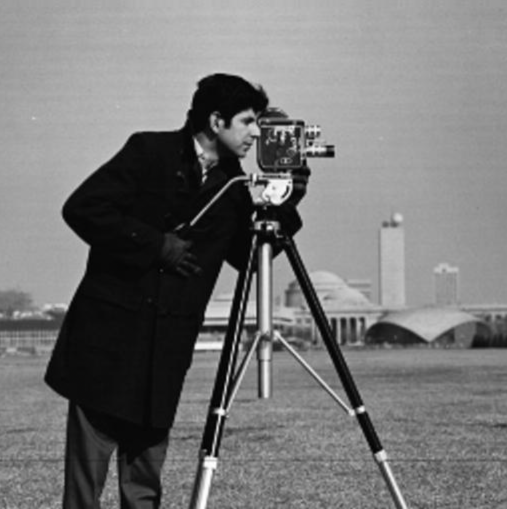
#> input picture Lab4/cameraman.png, 1014 x 1018 px (shown at 1/2 size)
$ jupyter execute 'Lab4_Intensity_Transformations_&Filtering_Spatial_Domain_solved.ipynb'
#> lines starting #> are read from the running program, lines starting #| are printed output that depends on the picture; after the words box and inside, x2 and y2 are one past the last pixel; in counts of white or black regions, pixels touching at a corner belong together
# Intensity Transformations & Filtering Spatial Domain

## Thresholding

[cell 1]
import cv2
import numpy as np
import matplotlib.pyplot as plt

# Load the provided image in grayscale
img = cv2.imread(
    "cameraman.png",
    cv2.IMREAD_GRAYSCALE
)
#> img: shape (1018, 1014); min 0, max 255, mean 117.7

if img is None:
    raise FileNotFoundError(
        "cameraman.png was not found. Place it beside the notebook."
    )

threshold_values = [0, 50, 100, 150, 200]

plt.figure(figsize=(15, 3))

for i, threshold_value in enumerate(threshold_values):
    ret_thresh_value, thresh_img = cv2.threshold(
        img,
        threshold_value,
        255,
        cv2.THRESH_BINARY
    )

    plt.subplot(1, 5, i + 1)
    plt.imshow(thresh_img, cmap="gray")
    plt.title(f"Threshold = {threshold_value}")
    plt.axis("off")
#> this loop made 5 passes
#> ret_thresh_value on passes 1 to 5: 0, 50, 100, 150, 200
#> pass 1, `ret_thresh_value, thresh_img = cv2.threshold( img, threshold_value, 25..`:
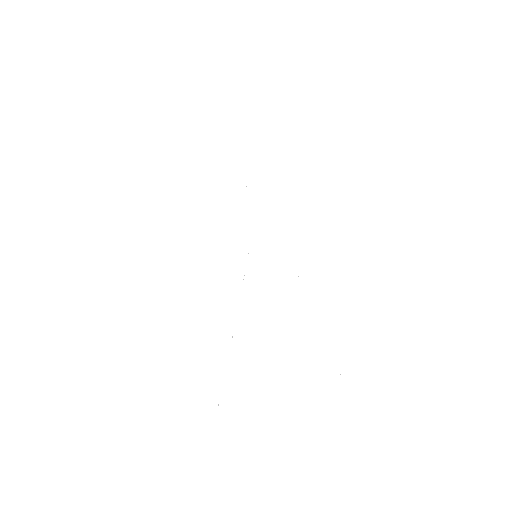
#> thresh_img: shape (1018, 1014) (shown at 1/2 size); 100% white; black in thin lines or dots, all inside (x1, y1, x2, y2) = (437, 373, 682, 811)

plt.tight_layout()
plt.show()

[cell 2]
plt.figure(figsize=(5, 5))
plt.imshow(img, cmap="gray")
plt.title("Original Image")
plt.axis("off")
plt.show()

## Histograms

[cell 3]
# Task#2: Histogram Processing

# Step#1: Load necessary libraries
import matplotlib
import matplotlib.pyplot as plt
import numpy as np

from skimage import data
from skimage import exposure

# Step#2: Load moon image
img = data.moon()
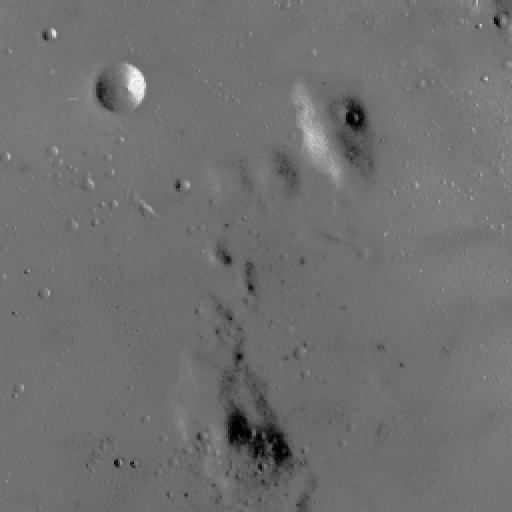
#> input picture skimage.data.moon(), 512 x 512 px
#> img is the input picture: shape (512, 512); min 0, max 255, mean 112.2

# Step#3: Rescale intensity values to include all the intensities that fall within the 2nd and 98th percentiles
# Contrast stretching
p2, p98 = np.percentile(img, (2, 98))
#> p2 = 78; p98 = 129
img_rescale = exposure.rescale_intensity(img, in_range=(p2, p98))
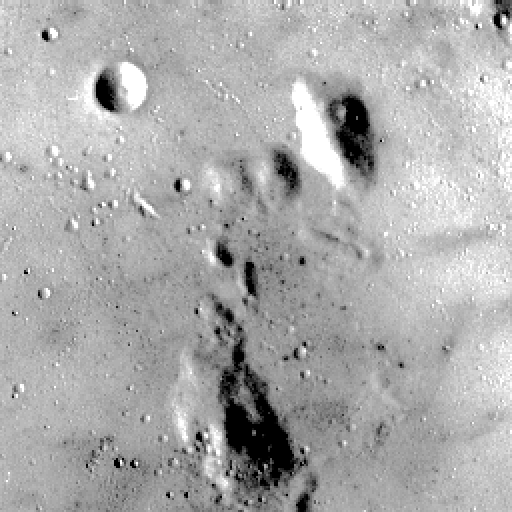
#> img_rescale: shape (512, 512); min 0, max 255, mean 171.5

# Step#4: Display the image with its histogram of (step#2)  and (step#3)
fig = plt.figure(figsize=(8, 5))
fig.add_subplot(2, 1, 1)
plt.imshow(img, cmap = 'gray')
plt.axis('off')
plt.title('Original image')

fig.add_subplot(2, 1, 2)
plt.hist(img.flat, bins = 256, range=(0, 255))
plt.xlabel('gray level values')
plt.ylabel('Number of pixels')
plt.show()
#> figure, not shown here; panel 2: tallest bar 23296 high, from x = 114.6 to 115.5

fig = plt.figure(figsize=(8, 5))
fig.add_subplot(2, 1, 1)
plt.imshow(img_rescale, cmap = 'gray')
plt.axis('off')
plt.title('Contrast stretch')

fig.add_subplot(2, 1, 2)
plt.hist(img_rescale.flat, bins = 256, range=(0, 255))
plt.xlabel('gray level values')
plt.ylabel('Number of pixels')
plt.show()
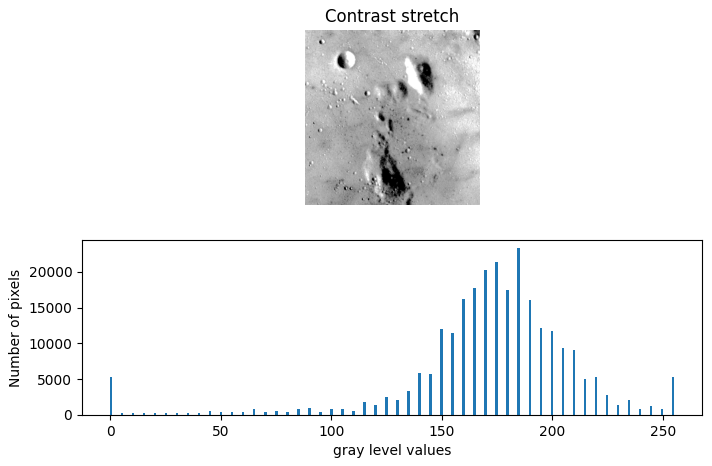
#> figure drawn by matplotlib, 2 panels; panel 2: tallest bar 23296 high, from x = 184.3 to 185.3

# Tasks:

Task1: Using the same ‘moon image’ Rescale intensity values to include all the intensities that fall within the 3nd and 80th percentiles, and plot the histogram

Task2: Using the same ‘moon image’ and the exposure.equalize_hist function, display the image and the histogram of the image after flattening the histogram.

Task3: Use the rocket (as reference) and chelsea images (from skimage.data) and implement histogram matching

[cell 4]
# Task 1: Contrast stretching using 3rd and 80th percentiles

moon_image = data.moon()

p3, p80 = np.percentile(moon_image, (3, 80))
#> p3 = 87; p80 = 118

moon_rescaled = exposure.rescale_intensity(
    moon_image,
    in_range=(p3, p80)
)
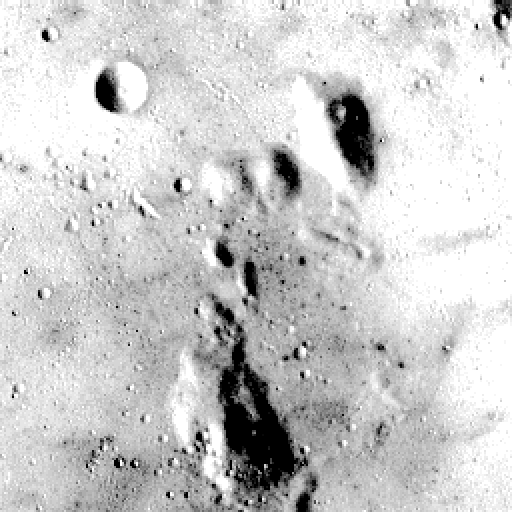
#> moon_rescaled: shape (512, 512); min 0, max 255, mean 203.7

print("3rd percentile:", p3)
#| 3rd percentile: 87.0
print("80th percentile:", p80)
#| 80th percentile: 118.0

plt.figure(figsize=(12, 4))

plt.subplot(1, 2, 1)
plt.imshow(moon_rescaled, cmap="gray")
plt.title("Contrast Stretch: 3rd–80th Percentile")
plt.axis("off")

plt.subplot(1, 2, 2)
plt.hist(
    moon_rescaled.ravel(),
    bins=256,
    range=(0, 255),
    color="black"
)
plt.title("Histogram After Contrast Stretching")
plt.xlabel("Gray Level")
plt.ylabel("Number of Pixels")

plt.tight_layout()
plt.show()
#> figure, not shown here; panel 2: tallest bar 55088 high, from x = 254 to 255

Rescaling the image using the 3rd and 80th percentiles expands the selected intensity range and improves the image contrast.

[cell 5]
# Task 2: Histogram equalization

moon_equalized = exposure.equalize_hist(moon_image)
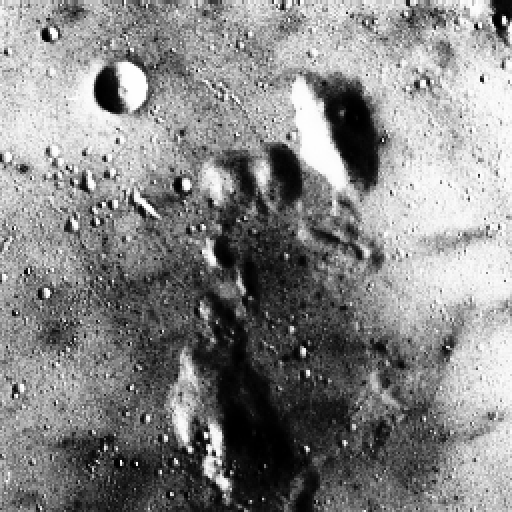
#> moon_equalized: shape (512, 512) float64; min 0.000916, max 1, mean 0.525

plt.figure(figsize=(12, 8))

# Original image
plt.subplot(2, 2, 1)
plt.imshow(moon_image, cmap="gray")
plt.title("Original Moon Image")
plt.axis("off")

# Original histogram
plt.subplot(2, 2, 2)
plt.hist(
    moon_image.ravel(),
    bins=256,
    range=(0, 255),
    color="black"
)
plt.title("Original Histogram")
plt.xlabel("Gray Level")
plt.ylabel("Number of Pixels")

# Equalized image
plt.subplot(2, 2, 3)
plt.imshow(moon_equalized, cmap="gray")
plt.title("Histogram Equalized Image")
plt.axis("off")

# Equalized histogram
plt.subplot(2, 2, 4)
plt.hist(
    moon_equalized.ravel(),
    bins=256,
    range=(0, 1),
    color="black"
)
plt.title("Equalized Histogram")
plt.xlabel("Normalized Gray Level")
plt.ylabel("Number of Pixels")

plt.tight_layout()
plt.show()
#> figure, not shown here; panel 2: tallest bar 23296 high, from x = 114.6 to 115.5; panel 4: tallest bar 23296 high, from x = 0.68 to 0.684

Histogram equalization redistributes the intensity values over a wider range, producing a flatter histogram and enhancing the image contrast.

[cell 6]
# Task 3: Histogram matching

source_image = data.chelsea()
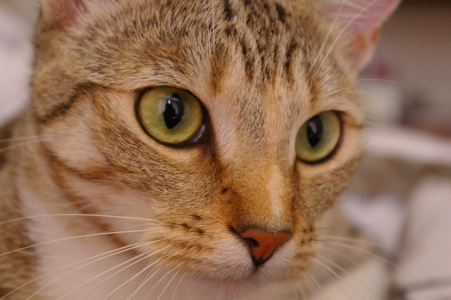
#> input picture skimage.data.chelsea(), 451 x 300 px
#> source_image is the input picture: shape (300, 451, 3); mean R, G, B 147.7, 111.4, 86.8
reference_image = data.rocket()
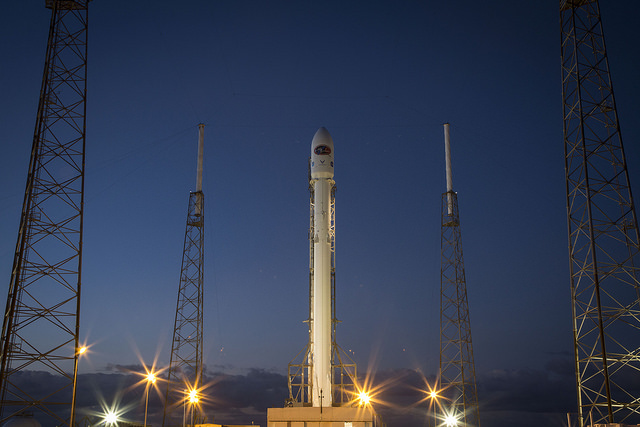
#> input picture skimage.data.rocket(), 640 x 427 px
#> reference_image is the input picture: shape (427, 640, 3); mean R, G, B 52.3, 61.3, 82.3

matched_image = exposure.match_histograms(
    source_image,
    reference_image,
    channel_axis=-1
)
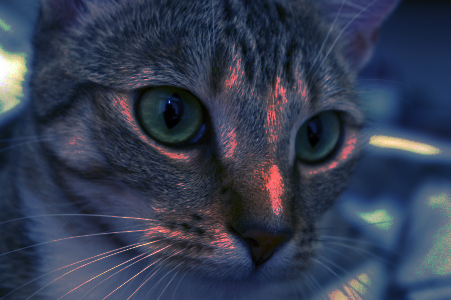
#> matched_image: shape (300, 451, 3); mean R, G, B 52.1, 60.8, 81.7

matched_image = np.clip(
    matched_image,
    0,
    255
).astype(np.uint8)

fig, axes = plt.subplots(2, 3, figsize=(15, 9))

# Images
axes[0, 0].imshow(source_image)
axes[0, 0].set_title("Source: Chelsea")
axes[0, 0].axis("off")

axes[0, 1].imshow(reference_image)
axes[0, 1].set_title("Reference: Rocket")
axes[0, 1].axis("off")

axes[0, 2].imshow(matched_image)
axes[0, 2].set_title("Histogram-Matched Chelsea")
axes[0, 2].axis("off")

colors = ["red", "green", "blue"]

# Chelsea histogram
for channel, color in enumerate(colors):
    axes[1, 0].hist(
        source_image[:, :, channel].ravel(),
        bins=256,
        range=(0, 255),
        histtype="step",
        color=color
    )

axes[1, 0].set_title("Chelsea Histogram")
axes[1, 0].set_xlabel("Intensity")
axes[1, 0].set_ylabel("Pixels")

# Rocket histogram
for channel, color in enumerate(colors):
    axes[1, 1].hist(
        reference_image[:, :, channel].ravel(),
        bins=256,
        range=(0, 255),
        histtype="step",
        color=color
    )

axes[1, 1].set_title("Rocket Histogram")
axes[1, 1].set_xlabel("Intensity")
axes[1, 1].set_ylabel("Pixels")

# Matched histogram
for channel, color in enumerate(colors):
    axes[1, 2].hist(
        matched_image[:, :, channel].ravel(),
        bins=256,
        range=(0, 255),
        histtype="step",
        color=color
    )

axes[1, 2].set_title("Matched Histogram")
axes[1, 2].set_xlabel("Intensity")
axes[1, 2].set_ylabel("Pixels")

plt.tight_layout()
plt.show()
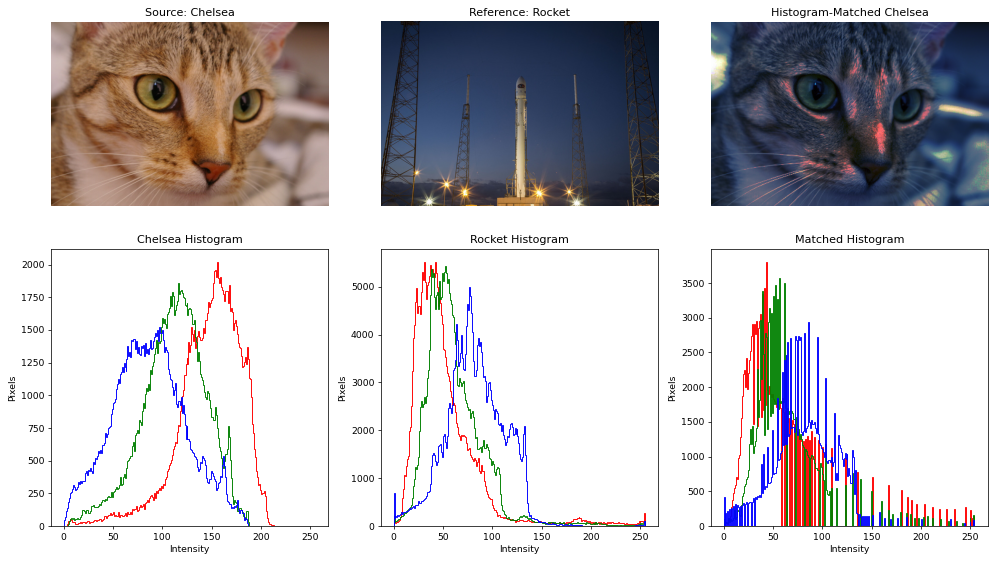
#> figure drawn by matplotlib, 6 panels
